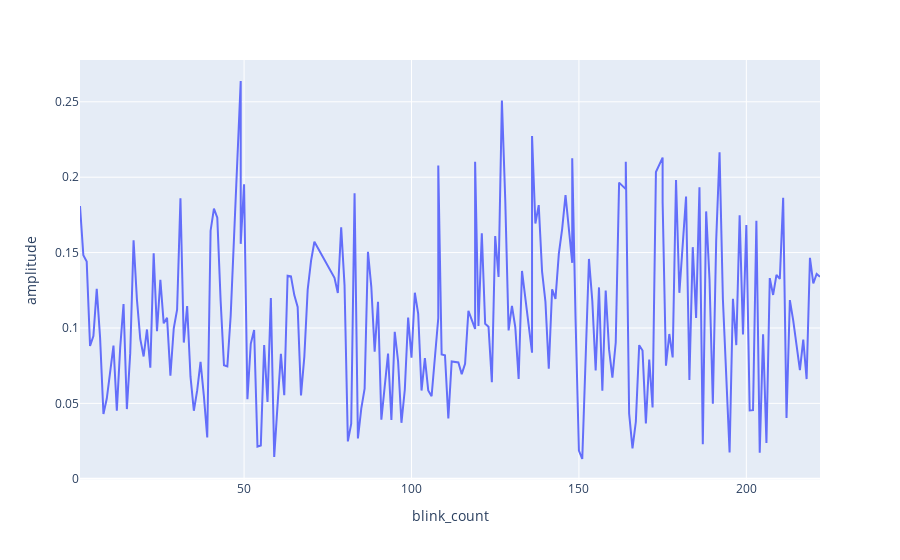

The cell this chart's notebook holds for it:
### Code cell
fig = px.line(df_0, x = "blink_count", y = "amplitude")
fig.show()

### Figure 1 — Plotly figure (JSON) as saved in the notebook; plotly's stock layout.template omitted (floating-point values rounded to 4 significant figures; data arrays with more than 128 entries replaced by an {"elided": "..."} marker saying what was removed)
{"data": [{"hovertemplate": "blink_count=%{x}<br>amplitude=%{y}<extra></extra>", "legendgroup": "", "line": {"color": "#636efa", "dash": "solid"}, "marker": {"symbol": "circle"}, "mode": "lines", "name": "", "orientation": "v", "showlegend": false, "type": "scatter", "x": {"elided": "217 int values"}, "xaxis": "x", "y": {"elided": "217 float values"}, "yaxis": "y"}], "layout": {"legend": {"tracegroupgap": 0}, "margin": {"t": 60}, "xaxis": {"anchor": "y", "domain": [0, 1], "title": {"text": "blink_count"}}, "yaxis": {"anchor": "x", "domain": [0, 1], "title": {"text": "amplitude"}}}}
